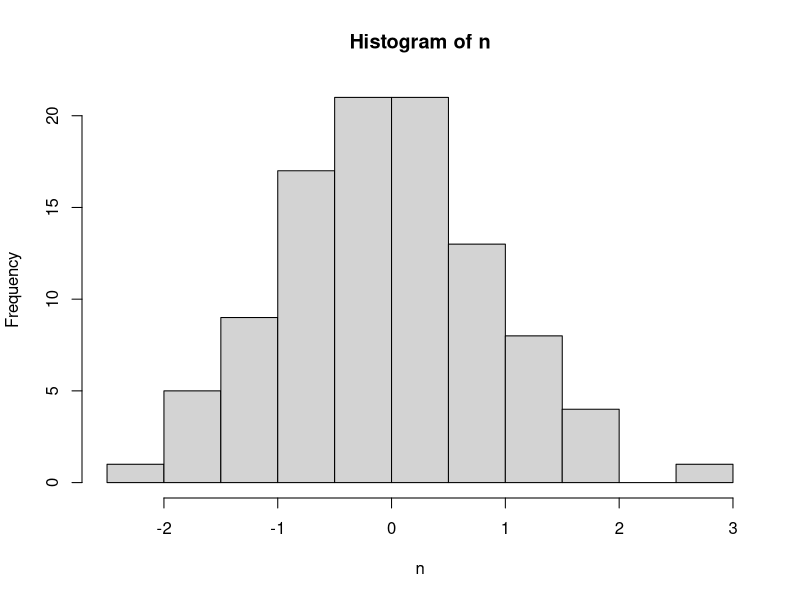
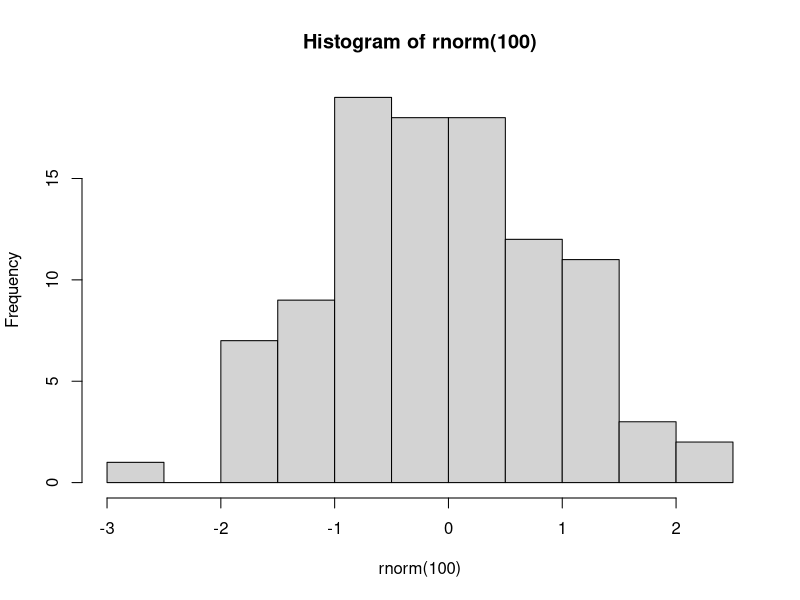

Reproduce these figures in R, in order.
## ---- chunk 1
knitr::opts_chunk$set(echo = TRUE,
                      warning = FALSE,
                      message = FALSE)
## ---- chunk 2
# automatically create a bib database for R packages
knitr::write_bib(
  c(.packages(), 
    'bookdown', 
    'knitr', 
    'rmarkdown',
    "tidyverse",
    "ranger",
    "glmnet",
    "grf",
    "DoubleML",
    "hdm",
    "estimatr",
    "dplyr",
    "ggplot2",
    "AER",
    "causaldata",
    "gtsummary",
    "MatchIt",
    "rdrobust",
    "did",
    "BART"),
  'packages.bib')
## ---- chunk 3
n <- rnorm(100) # 標準正規分布から100個値を取得し、nと名付ける

hist(n)　# nを用いてヒストグラムを描画
## ---- chunk 4
rnorm(100) |> 
  hist()
